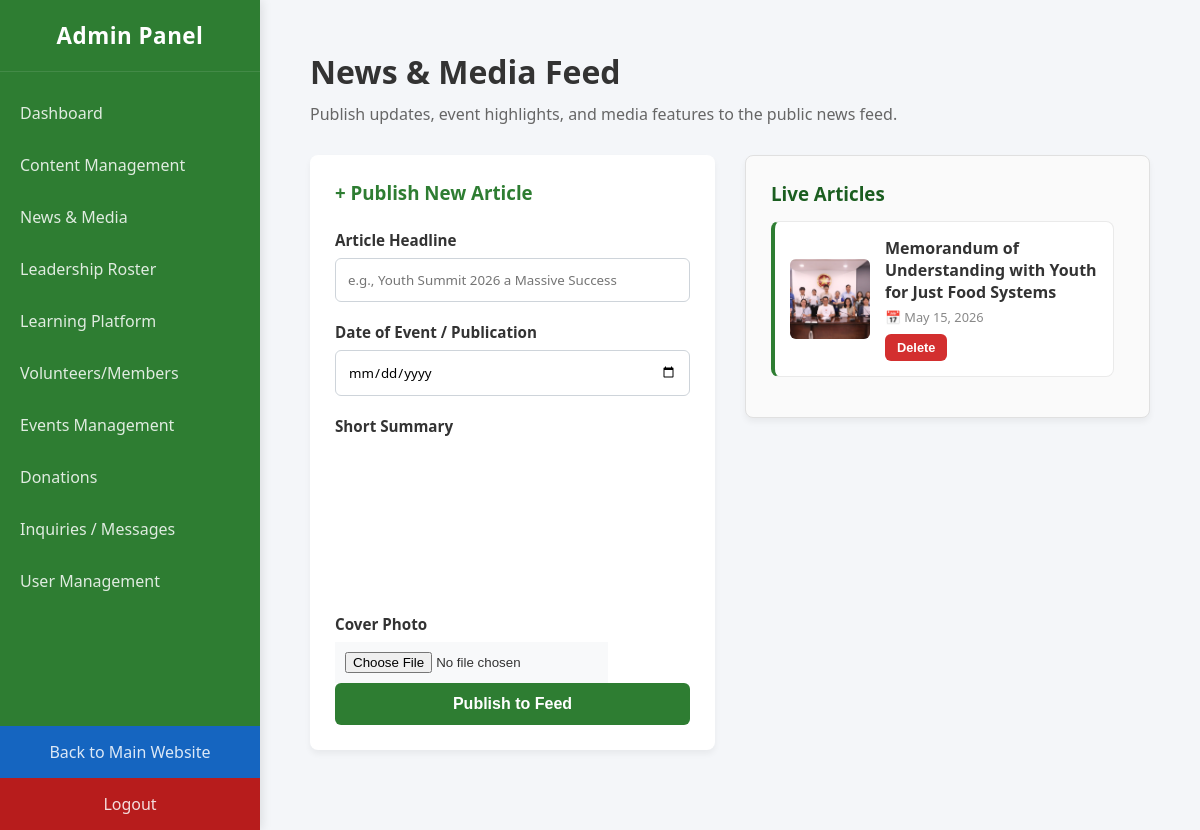
The app's page /admin/admin-news.php (signed in) with its own data.
### tables this page shows
CREATE TABLE `news_articles` (
  `id` int(11) NOT NULL,
  `title` varchar(255) NOT NULL,
  `summary` text NOT NULL,
  `image_path` varchar(255) NOT NULL,
  `article_date` date NOT NULL,
  `created_at` timestamp NOT NULL DEFAULT current_timestamp()
);

### admin/admin-news.php (the view, shortened to what this page needs)
<?php
require_once '../config.php';
$articles = [];
$query = "SELECT * FROM news_articles ORDER BY article_date DESC, created_at DESC";
$result = mysqli_query($conn, $query);
if ($result) {
    while ($row = mysqli_fetch_assoc($result)) {
        $articles[] = $row;
    }
}
?>
<!DOCTYPE html>
<html lang="en">
<head>
    <link href="https://cdn.jsdelivr.net/npm/quill@2.0.2/dist/quill.snow.css" rel="stylesheet">
</head>
<body>
    <?php include '../includes/admin-navbar.php'; ?>
    <div class="main-content">
        <h1 style="margin-bottom: 10px;">News & Media Feed</h1>
        <p style="color: #666; margin-bottom: 30px;">Publish updates, event highlights, and media features to the public news feed.</p>
        <div class="grid-split">
            <div>
                <div class="panel-box">
                    <h3 style="margin-bottom: 25px; color:#2e7d32;">+ Publish New Article</h3>
                    <form action="admin-process-news.php" method="POST" enctype="multipart/form-data">
                        <label>Article Headline</label>
                        <input type="text" name="title" required placeholder="e.g., Youth Summit 2026 a Massive Success">
                        <label>Date of Event / Publication</label>
                        <input type="date" name="article_date" required>
                        <label>Short Summary</label>
                        <div id="editor-summary"></div>
                        <label>Cover Photo</label>
                        <input type="file" name="cover_image" accept="image/*" required style="padding: 10px; background: #f8f9fa;">
                        <button type="submit" name="action" value="add" class="btn">Publish to Feed</button>
                    </form>
                </div>
            </div>
            <div class="panel-box" style="border: 1px solid #e0e0e0; background: #fafafa; height: fit-content;">
                <h3 style="margin-bottom: 15px; color:#1b5e20;">Live Articles</h3>
                <div class="feed-container">
                    <?php if (empty($articles)): ?>
                        <p style="color: #888; font-style: italic; text-align: center; margin-top: 20px;">No articles published yet.</p>
                    <?php else: ?>
                        <?php foreach ($articles as $article):
                            $date_obj = new DateTime($article['article_date']);
                            $formatted_date = $date_obj->format('F j, Y');
                        ?>
                            <div class="article-card">
                                <img src="../<?= htmlspecialchars($article['image_path']) ?>" alt="Thumbnail" class="article-img">
                                <div class="article-info">
                                    <div class="article-title"><?= htmlspecialchars($article['title']) ?></div>
                                    <span class="article-date">📅 <?= $formatted_date ?></span>
                                    <form action="admin-process-news.php" method="POST" onsubmit="return confirm('Are you sure you want to delete this article?');">
                                        <button type="submit" class="btn btn-danger">Delete</button>
                                    </form>
                                </div>
                            </div>
                        <?php endforeach; ?>
                    <?php endif; ?>
                </div>
            </div>
        </div>
    </div>
</body>
</html>

### admin/admin-news.php (style rules this page uses)
* { box-sizing: border-box; margin: 0; padding: 0; }
body { display: flex; min-height: 100vh; font-family: 'Segoe UI', Arial, sans-serif; background-color: #f4f6f9; color: #333; }
.main-content { flex: 1; padding: 50px; }
.grid-split { display: grid; grid-template-columns: 1fr 1fr; gap: 30px; }
.panel-box { background: white; padding: 25px; border-radius: 8px; box-shadow: 0 4px 6px rgba(0,0,0,0.05); margin-bottom: 30px; }
label { display: block; font-weight: 600; margin-bottom: 8px; font-size: 0.95rem; color: #333; }
input[type="text"], input[type="date"], select, textarea { width: 100%; padding: 12px; border: 1px solid #ced4da; border-radius: 6px; margin-bottom: 20px; font-family: inherit; }
.btn { padding: 12px 24px; background-color: #2e7d32; color: white; border: none; border-radius: 6px; font-weight: bold; cursor: pointer; width: 100%; font-size: 1rem; text-decoration: none; display: inline-block; text-align: center; transition: 0.2s; }
.btn-danger { background-color: #d32f2f; width: auto; padding: 6px 12px; font-size: 0.8rem; }
.feed-container { max-height: 500px; overflow-y: auto; padding-right: 10px; }
.article-card { display: flex; gap: 15px; background: white; border-radius: 8px; margin-bottom: 15px; padding: 15px; border: 1px solid #eaeaea; border-left: 4px solid #2e7d32; align-items: center; }
.article-img { width: 80px; height: 80px; object-fit: cover; border-radius: 6px; background: #eee; }
.article-info { flex: 1; }
.article-title { font-weight: bold; color: #333; margin-bottom: 5px; font-size: 1rem; }
.article-date { font-size: 0.8rem; color: #888; display: block; margin-bottom: 8px; }
#editor-summary { background: white; height: 150px; margin-bottom: 20px; }

### records on screen
news_articles: image_path (picture), title "Memorandum of Understanding with Youth for Just Food Systems", article_date "May 15, 2026"
